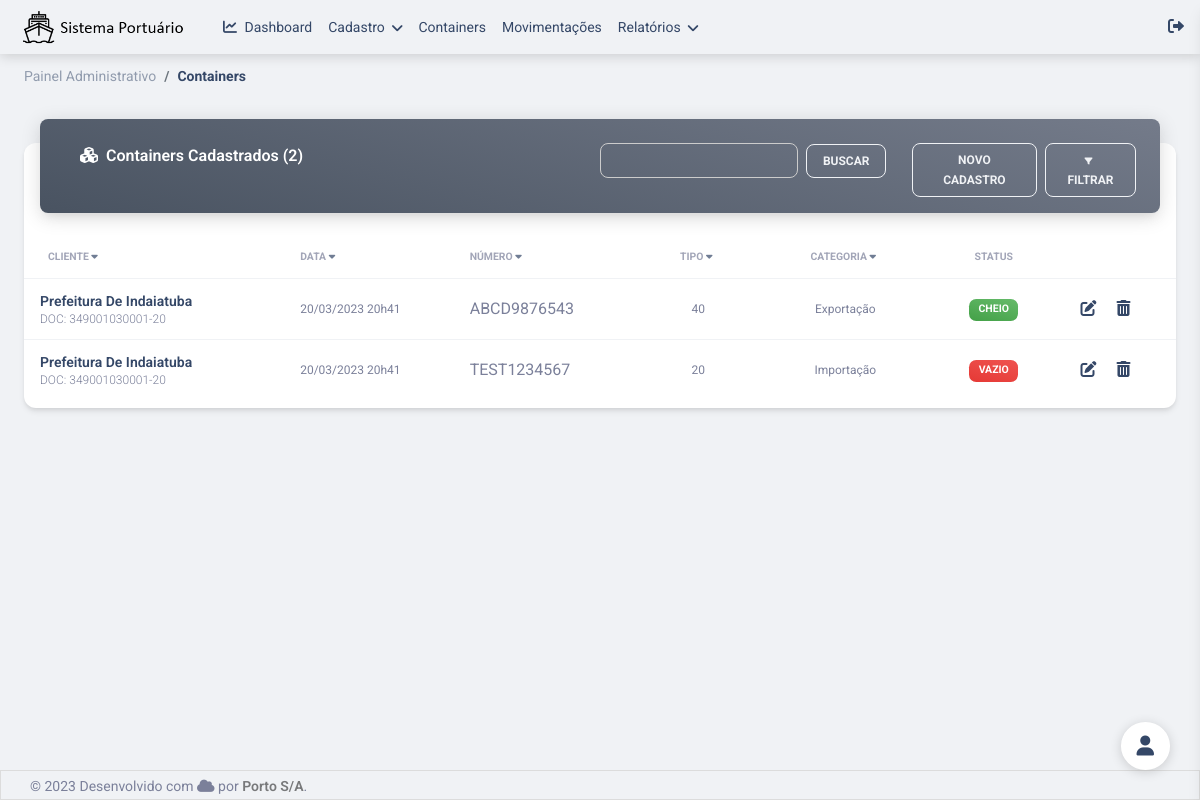
Page /painel-adm/index.php?pagina=containers&order=id_desc on the committed database.
### tables this page shows
CREATE TABLE `clientes` (
  `id` int(11) NOT NULL AUTO_INCREMENT,
  `nome` varchar(70) DEFAULT NULL,
  `doc` varchar(20) DEFAULT NULL,
  `rg_ie` varchar(20) DEFAULT NULL,
  `telefone` varchar(20) DEFAULT NULL,
  `email` varchar(70) DEFAULT NULL,
  `endereco` varchar(255) DEFAULT NULL,
  `observacao` text DEFAULT NULL,
  `data` datetime DEFAULT NULL,
  `modificado` datetime DEFAULT NULL,
  `status` enum('Ativo','Inativo','Removido') DEFAULT 'Ativo',
  `usuario` int(11) DEFAULT NULL,
  PRIMARY KEY (`id`)
);

CREATE TABLE `container` (
  `id` int(11) NOT NULL AUTO_INCREMENT,
  `cliente` int(11) DEFAULT NULL,
  `numero` varchar(11) DEFAULT NULL,
  `tipo` enum('20','40') DEFAULT NULL,
  `status_container` enum('Cheio','Vazio') DEFAULT NULL,
  `categoria` enum('Importação','Exportação') DEFAULT NULL,
  `data` datetime DEFAULT NULL,
  `modificado` datetime DEFAULT NULL,
  `status` enum('Ativo','Inativo','Removido') DEFAULT 'Ativo',
  `usuario` int(11) DEFAULT NULL,
  PRIMARY KEY (`id`)
);

### painel-adm/containers.php (the view, shortened to what this page needs)
<?php
require_once('../conexao.php');
@$nome_busca = $_POST['nome_busca'];
@$dataInicial = $_POST['dataInicial'];
@$dataFinal = $_POST['dataFinal'];
@$status = $_POST['status'];
$apuracao = '';
@$order = $_GET['order'];
switch ($order) {
	default:
		$ordernacao = 'b.id DESC';
}
if (!empty($nome_busca)) {
	$sql = "SELECT a.nome, a.doc, b.*, date_format(b.data, '%d/%m/%Y %Hh%i') as fmtdata FROM clientes as a, container as b
			WHERE a.id = b.cliente AND
			((a.nome LIKE '%$nome_busca%' OR
			a.doc LIKE '%$nome_busca%' OR
			b.numero LIKE '%$nome_busca%' OR
			 b.tipo LIKE '%$nome_busca%' OR
			 b.status_container LIKE '%$nome_busca%' OR
			 b.categoria LIKE '%$nome_busca%') AND
			 a.status != 'Removido' AND
			 b.status != 'Removido')
			 ORDER BY b.id DESC";
}else{
	if ( ($dataInicial == '') || ($dataFinal == '') || ($status == '') ) {
		$sql = "SELECT a.nome, a.doc, b.*, date_format(b.data, '%d/%m/%Y %Hh%i') as fmtdata FROM clientes as a, container as b
				WHERE
				a.id = b.cliente AND
				a.status != 'Removido' AND
				b.status != 'Removido'
				ORDER BY $ordernacao";
		$apuracao = 'Cadastrados';
	}
}
$query = $pdo->query($sql);
$res = $query->fetchAll(PDO::FETCH_ASSOC);
$total_reg = @count($res);
?>
<div class="container-fluid pt-4">
  <div class="row">
    <div class="col-12">
      <div class="card my-4">
        <div class="card-header p-0 position-relative mt-n4 mx-3 z-index-2">
          <div class="bg-gradient-secondary shadow-secondary border-radius-lg pt-4 pb-3 d-flex justify-content-between container-fluid">
          	<div class="col-6">
            	<h6 class="text-white text-capitalize ps-3"><i class="fa fa-cubes me-sm-1"></i> Containers <?php echo (($nome_busca) ? 'Localizados' : $apuracao); ?> (<?php echo @$total_reg ?>)</h6>
            </div>
			<div class="col-6 d-flex flex-row-reverse bd-highlight">
                <div class="form-group mb-0">
                 	<a href="" type="button" data-bs-toggle="modal" data-bs-target="#ModalRelFilt" class="btn btn-outline-light btn-sm mb-0 ms-2"><i class="fa fa-filter me-sm-1"></i> Filtrar</a>
                </div>
				<div class="form-group mb-0">
					<?php if (empty($nome_busca)) { ?>
					<a href="index.php?pagina=<?php echo $pagina ?>&funcao=novo" type="button" class="btn btn-outline-light btn-sm mb-0 ms-5">Novo Cadastro</a>
                    <?php }else{ ?>
					<a href="index.php?pagina=<?php echo $pagina ?>" type="button" class="btn btn-outline-light btn-sm mb-0 ms-5">Voltar</a>
                    <?php } ?>
				</div>
				<div id="busca">
	                <form action="index.php?pagina=<?php echo $pagina ?>&funcao=buscar" method="POST" id="form-busca" name="form-busca" class="d-flex flex-row align-items-center flex-wrap">
		                <div class="col-md-9">
		                 <input type="text" class="form-control px-2 py-1 border-radius-lg text-sm text-uppercase" style="border: 1px solid #ccc; color: #fff; height:35px" id="nome_busca" name="nome_busca" value="<?php echo @$nome_busca ?>">
		                </div>
		               	<div class="col-md-3">
		                  <button id="check" name="check" type="submit" class="btn btn-outline-light btn-sm mb-0 mx-2">Buscar</button>
		                </div>
	                 </form>
                 </div>
			</div>
          </div>
        </div>
        <div class="card-body px-0 pb-2">
          <div class="table-responsive p-0">
            <?php
            if ($total_reg > 0) {
              ?>
              <table id="table" class="table table-hover align-items-center mb-0">
                <thead>
                  <tr>
                    <th class="text-uppercase text-secondary text-xxs font-weight-bolder opacity-7">Cliente
                    <?php if ($order == 'cliente_asc') {?>
                    <a href="index.php?pagina=<?php echo $pagina ?>&order=cliente_desc" data-bs-toggle="tooltip" title="Ordenar Decrescente"><i class="fa fa-caret-down me-sm-1"></i></a>
                    <?php }else if($order == 'cliente_desc') {?>
                    <a href="index.php?pagina=<?php echo $pagina ?>&order=cliente_asc" data-bs-toggle="tooltip" title="Ordenar Crescente"><i class="fa fa-caret-up me-sm-1"></i></a>
                    <?php }else{ ?>
                    <a href="index.php?pagina=<?php echo $pagina ?>&order=cliente_desc" data-bs-toggle="tooltip" title="Ordenar Decrescente"><i class="fa fa-caret-down me-sm-1"></i></a>
                    <?php } ?>
                    </th>
                    <th class="text-uppercase text-secondary text-xxs font-weight-bolder opacity-7 ps-2">Data
                    <?php if ($order == 'data_asc') {?>
                    <a href="index.php?pagina=<?php echo $pagina ?>&order=data_desc" data-bs-toggle="tooltip" title="Ordenar Decrescente"><i class="fa fa-caret-down me-sm-1"></i></a>
                    <?php }else if($order == 'data_desc') {?>
                    <a href="index.php?pagina=<?php echo $pagina ?>&order=data_asc" data-bs-toggle="tooltip" title="Ordenar Crescente"><i class="fa fa-caret-up me-sm-1"></i></a>
                    <?php }else{ ?>
                    <a href="index.php?pagina=<?php echo $pagina ?>&order=data_desc" data-bs-toggle="tooltip" title="Ordenar Decrescente"><i class="fa fa-caret-down me-sm-1"></i></a>
                    <?php } ?>
                    </th>
                    <th class="text-uppercase text-secondary text-xxs font-weight-bolder opacity-7 ps-2">Número
                    <?php if ($order == 'numero_asc') {?>
                    <a href="index.php?pagina=<?php echo $pagina ?>&order=numero_desc" data-bs-toggle="tooltip" title="Ordenar Decrescente"><i class="fa fa-caret-down me-sm-1"></i></a>
                    <?php }else if($order == 'numero_desc') {?>
                    <a href="index.php?pagina=<?php echo $pagina ?>&order=numero_asc" data-bs-toggle="tooltip" title="Ordenar Crescente"><i class="fa fa-caret-up me-sm-1"></i></a>
                    <?php }else{ ?>
                    <a href="index.php?pagina=<?php echo $pagina ?>&order=numero_desc" data-bs-toggle="tooltip" title="Ordenar Decrescente"><i class="fa fa-caret-down me-sm-1"></i></a>
                    <?php } ?>
                    </th>
                    <th class="text-center text-uppercase text-secondary text-xxs font-weight-bolder opacity-7">Tipo
                    <?php if ($order == 'tipo_asc') {?>
                    <a href="index.php?pagina=<?php echo $pagina ?>&order=tipo_desc" data-bs-toggle="tooltip" title="Ordenar Decrescente"><i class="fa fa-caret-down me-sm-1"></i></a>
                    <?php }else if($order == 'tipo_desc') {?>
                    <a href="index.php?pagina=<?php echo $pagina ?>&order=tipo_asc" data-bs-toggle="tooltip" title="Ordenar Crescente"><i class="fa fa-caret-up me-sm-1"></i></a>
                    <?php }else{ ?>
                    <a href="index.php?pagina=<?php echo $pagina ?>&order=tipo_desc" data-bs-toggle="tooltip" title="Ordenar Decrescente"><i class="fa fa-caret-down me-sm-1"></i></a>
                    <?php } ?>
                    </th>
                    <th class="text-center text-uppercase text-secondary text-xxs font-weight-bolder opacity-7">Categoria
                    <?php if ($order == 'categoria_asc') {?>
                    <a href="index.php?pagina=<?php echo $pagina ?>&order=categoria_desc" data-bs-toggle="tooltip" title="Ordenar Decrescente"><i class="fa fa-caret-down me-sm-1"></i></a>
                    <?php }else if($order == 'categoria_desc') {?>
                    <a href="index.php?pagina=<?php echo $pagina ?>&order=categoria_asc" data-bs-toggle="tooltip" title="Ordenar Crescente"><i class="fa fa-caret-up me-sm-1"></i></a>
                    <?php }else{ ?>
                    <a href="index.php?pagina=<?php echo $pagina ?>&order=categoria_desc" data-bs-toggle="tooltip" title="Ordenar Decrescente"><i class="fa fa-caret-down me-sm-1"></i></a>
                    <?php } ?>
                    </th>
                    <th class="text-center text-uppercase text-secondary text-xxs font-weight-bolder opacity-7">Status</th>
                    <th class="text-secondary opacity-7"></th>
                  </tr>
                </thead>
                <tbody>
                  <?php
                  for($i=0; $i < $total_reg; $i++){
                    ?>
                    <tr>
                      <td>
                        <div class="d-flex px-2 py-1">
                          <div class="d-flex flex-column justify-content-center">
                            <h6 class="mb-0 text-sm text-capitalize"><?php echo $res[$i]['nome'] ?></h6>
                            <p class="text-xs text-secondary mb-0">DOC: <?php echo $res[$i]['doc'] ?></p>
                          </div>
                        </div>
                      </td>
                      <td class="align-middle text-xs">
                        <?php echo $res[$i]['fmtdata'] ?>
                      </td>
                      <td class="text-uppercase">
                        <?php echo $res[$i]['numero'] ?>
                      </td>
                      <td class="align-middle text-center text-xs">
                        <?php echo $res[$i]['tipo'] ?>
                      </td>
                      <td class="align-middle text-center text-xs">
                        <?php echo $res[$i]['categoria'] ?>
                      </td>
                      <td class="align-middle text-center text-sm">
                          <?php
                          	$gradiente = '';
                          	if ($res[$i]['status_container'] == 'Cheio') {
                          		$gradiente = 'bg-gradient-success';
                          	}else{
                          		$gradiente = 'bg-gradient-danger';
                          	}
                          ?>
                        <span class="badge badge-sm <?php echo $gradiente; ?>"><?php echo $res[$i]['status_container'] ?></span>
                      </td>
                      <td class="align-middle">
                        <a href="index.php?pagina=<?php echo $pagina ?>&funcao=editar&id=<?php echo $res[$i]['id'] ?>" data-bs-toggle="tooltip" title="Editar Registro"><i class="fas fa-edit mx-3"></i></a>
                        <a href="index.php?pagina=<?php echo $pagina ?>&funcao=deletar&id=<?php echo $res[$i]['id'] ?>" data-bs-toggle="tooltip" title="Excluir Registro"><i class="fas fa-trash-alt"></i></a>
                      </td>
                    </tr>
                  <?php } ?>
                </tbody>
              </table>
            <?php } else {
              echo '<p class="mx-4" >Não existem dados cadastrados para serem exibidos!</p>';
            } ?>
          </div>
        </div>
      </div>
    </div>
  </div>
</div>

### rows in the picture
clientes: nome "Prefeitura De Indaiatuba", doc "349001030001-20", fmtdata "20/03/2023 20h41", container.numero "ABCD9876543", container.tipo "40", container.categoria "Exportação", container.status_container "CHEIO", container.numero "TEST1234567", container.tipo "20", container.categoria "Importação", container.status_container "VAZIO"

### other values in the picture
$pagina "Containers"
$apuracao "Cadastrados"
NOME_EMPRESA "Porto S/A"
